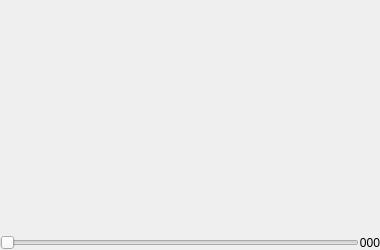
     <widget class="QFrame" name="boardFrame">
      <property name="sizePolicy">
       <sizepolicy hsizetype="Expanding" vsizetype="Preferred">
        <horstretch>0</horstretch>
        <verstretch>0</verstretch>
       </sizepolicy>
      </property>
      <property name="minimumSize">
       <size>
        <width>380</width>
        <height>250</height>
       </size>
      </property>
      <property name="frameShape">
       <enum>QFrame::Box</enum>
      </property>
      <property name="frameShadow">
       <enum>QFrame::Raised</enum>
      </property>
      <property name="lineWidth">
       <number>0</number>
      </property>
      <layout class="QGridLayout" name="_7">
       <property name="leftMargin">
        <number>0</number>
       </property>
       <property name="topMargin">
        <number>0</number>
       </property>
       <property name="rightMargin">
        <number>0</number>
       </property>
       <property name="bottomMargin">
        <number>0</number>
       </property>
       <property name="spacing">
        <number>0</number>
       </property>
       <item row="0" column="0" colspan="3">
        <widget class="Board" name="board" native="true">
         <property name="sizePolicy">
          <sizepolicy hsizetype="Expanding" vsizetype="Ignored">
           <horstretch>0</horstretch>
           <verstretch>0</verstretch>
          </sizepolicy>
         </property>
         <property name="minimumSize">
          <size>
           <width>380</width>
           <height>380</height>
          </size>
         </property>
         <property name="whatsThis">
          <string>Click on the board to place a stone.

When in normal mode, left click plays moves in alternating colors.
Shift + left click moves to the first move in the main branch.
Shift + right click moves to the next move in the current branch.
When in edit mode and editing stones, left click places a black, right click a white stone, clicking on an existant stone removes it.
When editing marks, left click sets, right click removes the mark. When editing letter marks, shift-click allows to customize the mark text.
When in score mode, left click to mark a group as dead, right click to mark it alive in seki. Click again to unmark as dead or seki.</string>
         </property>
        </widget>
       </item>
       <item row="3" column="2">
        <widget class="QLabel" name="sliderRightLabel">
         <property name="font">
          <font>
           <family>Helvetica</family>
           <weight>50</weight>
           <italic>false</italic>
           <bold>false</bold>
           <underline>false</underline>
           <strikeout>false</strikeout>
          </font>
         </property>
         <property name="whatsThis">
          <string>Slider max value

Maximum game move the slider can currently show.</string>
         </property>
         <property name="text">
          <string notr="true">000</string>
         </property>
         <property name="alignment">
          <set>Qt::AlignRight|Qt::AlignTrailing|Qt::AlignVCenter</set>
         </property>
         <property name="margin">
          <number>2</number>
         </property>
        </widget>
       </item>
       <item row="3" column="1">
        <widget class="QSlider" name="slider">
         <property name="focusPolicy">
          <enum>Qt::NoFocus</enum>
         </property>
         <property name="toolTip">
          <string>Navigate through the game</string>
         </property>
         <property name="whatsThis">
          <string>Navigate to move

Use the slider to quickly navigate through the current branch of the game.</string>
         </property>
         <property name="maximum">
          <number>10</number>
         </property>
         <property name="pageStep">
          <number>1</number>
         </property>
         <property name="orientation">
          <enum>Qt::Horizontal</enum>
         </property>
        </widget>
       </item>
      </layout>
     </widget>
